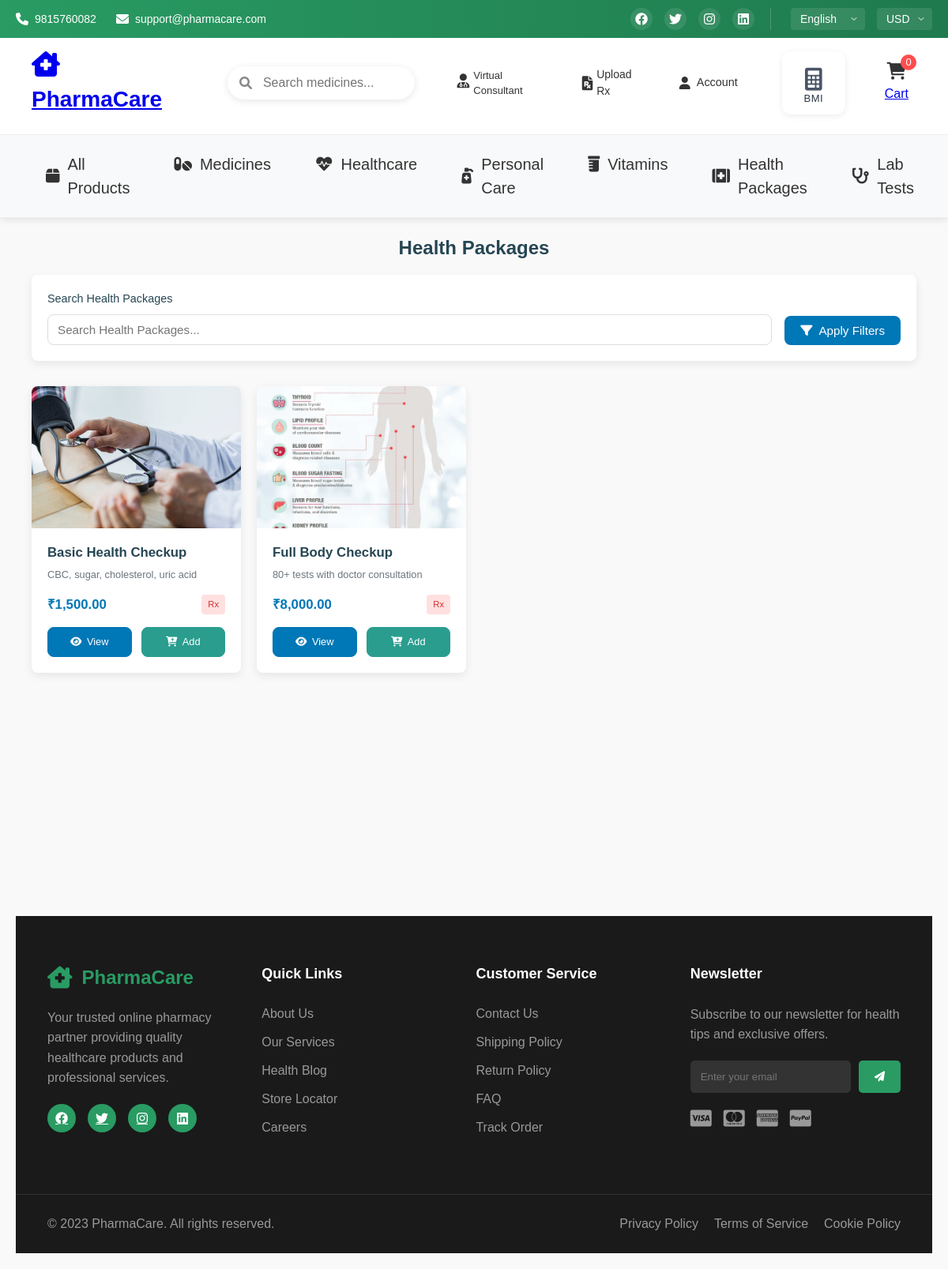
Screenshot of /frontend/healthpackages.php with the database file from the repository.
### tables this page shows
CREATE TABLE `products` (
  `id` int(11) NOT NULL,
  `product_name` varchar(255) NOT NULL,
  `description` text NOT NULL,
  `category_id` int(11) NOT NULL,
  `price` decimal(10,2) NOT NULL,
  `quantity` int(11) NOT NULL,
  `prescription_required` enum('Yes','No') DEFAULT 'No',
  `expiry_date` date NOT NULL,
  `manufacturer` varchar(255) NOT NULL,
  `active_ingredients` text DEFAULT NULL,
  `image_path` varchar(255) NOT NULL,
  `created_at` timestamp NOT NULL DEFAULT current_timestamp(),
  `bmi_category` varchar(50) DEFAULT NULL
);

### frontend/healthpackages.php (the view, shortened to what this page needs)
<?php
include '../includes/config.php';
$category_id = 13;
$category_name = "Health Packages";
$search = isset($_GET['search']) ? trim($_GET['search']) : '';
$page = isset($_GET['page']) ? intval($_GET['page']) : 1;
$limit = 12;
$offset = ($page - 1) * $limit;
$query = "SELECT p.*, c.categories_name
          FROM products p
          LEFT JOIN categories c ON p.category_id = c.id
          WHERE p.category_id = $category_id";
$query .= " LIMIT $limit OFFSET $offset";
$result = mysqli_query($conn, $query);
$products = [];
while ($row = mysqli_fetch_assoc($result)) {
    $products[] = $row;
}
?>
<!DOCTYPE html>
<html lang="en">
<head>
    <link rel="stylesheet" href="../assets/css/pharmacy.css">
    <link rel="stylesheet" href="https://cdnjs.cloudflare.com/ajax/libs/font-awesome/6.0.0/css/all.min.css">
    <link rel="stylesheet" href="../assets/frontendcss/products.css">
</head>
<body>
    <?php include '../includes/header.php'; ?>
    <main class="main-container">
        <h3 style="font-size: 1.5rem; font-weight: 600; color: var(--dark-color); margin-bottom: 1rem; text-align: center;">
            <?php echo $category_name; ?>
        </h3>
        <section class="filter-section">
            <form method="GET" action="healthpackages.php" class="filter-form">
                <div class="filter-group">
                    <label for="search">Search <?php echo $category_name; ?></label>
                    <input type="text" id="search" name="search" placeholder="Search <?php echo $category_name; ?>..." value="<?php echo htmlspecialchars($search); ?>">
                </div>
                <button type="submit" class="filter-btn">
                    <i class="fas fa-filter"></i> Apply Filters
                </button>
            </form>
        </section>
        <section class="products-container">
            <div class="products-grid">
                <?php if (empty($products)): ?>
                    <div class="empty-state">
                        <i class="fas fa-kit-medical"></i>
                        <h3>No <?php echo $category_name; ?> Found</h3>
                        <p>Try adjusting your search criteria</p>
                    </div>
                <?php else: ?>
                    <?php foreach ($products as $product): ?>
                        <div class="product-card">
                            <div class="product-image-container">
                                <img src="<?php echo htmlspecialchars($product['image_path']); ?>" alt="<?php echo htmlspecialchars($product['product_name']); ?>" class="product-image">
                            </div>
                            <div class="product-content">
                                <h3 class="product-title"><?php echo htmlspecialchars($product['product_name']); ?></h3>
                                <p class="product-description"><?php echo htmlspecialchars($product['description']); ?></p>
                                <div class="product-meta">
                                    <span class="product-price">₹<?php echo number_format($product['price'], 2); ?></span>
                                    <span class="product-prescription <?php echo $product['prescription_required'] == 'Yes' ? 'prescription-required' : 'prescription-not-required'; ?>">
                                        <?php echo $product['prescription_required'] == 'Yes' ? 'Rx' : 'OTC'; ?>
                                    </span>
                                </div>
                                <div class="product-actions">
                                    <a href="../frontend/product_details.php?id=<?php echo $product['id']; ?>" class="btn btn-view">
                                        <i class="fas fa-eye"></i> View
                                    </a>
                                    <a href="#" class="btn btn-cart" onclick="addToCart(<?php echo $product['id']; ?>)">
                                        <i class="fas fa-cart-plus"></i> Add
                                    </a>
                                </div>
                            </div>
                        </div>
                    <?php endforeach; ?>
                <?php endif; ?>
            </div>
        </section>
    </main>
    <?php include '../includes/footer.php'; ?>
</body>
</html>

### assets/css/pharmacy.css (style rules this page uses)
* { margin: 0; padding: 0; box-sizing: border-box; font-family: 'Poppins', sans-serif; }
body { min-height: 100vh; background: #f8f9fa; }

### assets/frontendcss/products.css (style rules this page uses)
:root { --primary-color: #0077b6; --primary-hover: #005b8c; --secondary-color: #2a9d8f; --secondary-hover: #21867a; --accent-color: #e9c46a; --dark-color: #264653; --light-color: #f8f9fa; --text-color: #212529; --text-light: #6c757d; --border-radius: 8px; --box-shadow: 0 4px 12px rgba(0, 0, 0, 0.08); --transition: all 0.3s ease; }
* { box-sizing: border-box; margin: 0; padding: 0; }
body { font-family: 'Segoe UI', Tahoma, Geneva, Verdana, sans-serif; line-height: 1.5; color: var(--light-color); background-color: #f5f7fa; }
.main-container { max-width: 1200px; margin: 260px auto; padding: 1rem 20px; }
.filter-section { background: white; border-radius: var(--border-radius); padding: 1.25rem; margin: 1rem 0 2rem; box-shadow: var(--box-shadow); }
.filter-form { display: flex; flex-wrap: wrap; gap: 1rem; align-items: flex-end; }
.filter-group { flex: 1; min-width: 200px; }
.filter-group label { display: block; margin-bottom: 0.5rem; font-weight: 500; color: var(--dark-color); font-size: 0.9rem; }
.filter-group input, .filter-group select { width: 100%; padding: 0.65rem 0.75rem; border: 1px solid #ddd; border-radius: var(--border-radius); font-size: 0.95rem; transition: var(--transition); }
.filter-btn { background-color: var(--primary-color); color: white; border: none; padding: 0.65rem 1.25rem; border-radius: var(--border-radius); cursor: pointer; font-weight: 500; transition: var(--transition); display: flex; align-items: center; gap: 0.5rem; font-size: 0.95rem; }
.products-container { margin-bottom: 2rem; }
.products-grid { display: grid; grid-template-columns: repeat(auto-fill, minmax(250px, 1fr)); gap: 1.25rem; }
.product-card { background: white; border-radius: var(--border-radius); overflow: hidden; box-shadow: var(--box-shadow); transition: var(--transition); display: flex; flex-direction: column; height: 100%; }
.product-image-container { position: relative; }
.product-image { width: 100%; height: 180px; object-fit: cover; display: block; }
.product-content { padding: 1.25rem; flex-grow: 1; display: flex; flex-direction: column; }
.product-title { font-size: 1.05rem; font-weight: 600; margin-bottom: 0.5rem; color: var(--dark-color); line-height: 1.3; }
.product-description { color: var(--text-light); font-size: 0.8rem; margin-bottom: 1rem; flex-grow: 1; line-height: 1.4; }
.product-meta { display: flex; justify-content: space-between; align-items: center; margin-bottom: 1rem; }
.product-price { font-weight: 700; color: var(--primary-color); font-size: 1.05rem; }
.product-prescription { font-size: 0.7rem; padding: 0.25rem 0.5rem; border-radius: 4px; font-weight: 500; }
.prescription-required { background-color: #ffe0e0; color: #d32f2f; }
.product-actions { display: flex; gap: 0.75rem; margin-top: auto; }
.btn { display: inline-flex; align-items: center; justify-content: center; padding: 0.5rem 0.75rem; border-radius: var(--border-radius); font-weight: 500; text-decoration: none; transition: var(--transition); font-size: 0.8rem; flex: 1; text-align: center; }
.btn-view { background-color: var(--primary-color); color: white; border: 1px solid var(--primary-color); }
.btn-cart { background-color: var(--secondary-color); color: white; border: 1px solid var(--secondary-color); }
.btn i { margin-right: 0.4rem; font-size: 0.8rem; }
.product-card { animation: fadeIn 0.4s ease forwards; opacity: 0; }
.product-card:nth-child(1) { animation-delay: 0.05s; }
.product-card:nth-child(2) { animation-delay: 0.1s; }

### frontend/search.php (style rules this page uses)
body { font-family: Arial, sans-serif; background: #f9f9f9; padding: 20px; }

### rows the page displays
products: image_path (picture), product_name "Basic Health Checkup", description "CBC, sugar, cholesterol, uric acid", price "1,500.00", prescription_required "Rx"
products: image_path (picture), product_name "Full Body Checkup", description "80+ tests with doctor consultation", price "8,000.00", prescription_required "Rx"

### other values shown
$category_name "Health Packages"
